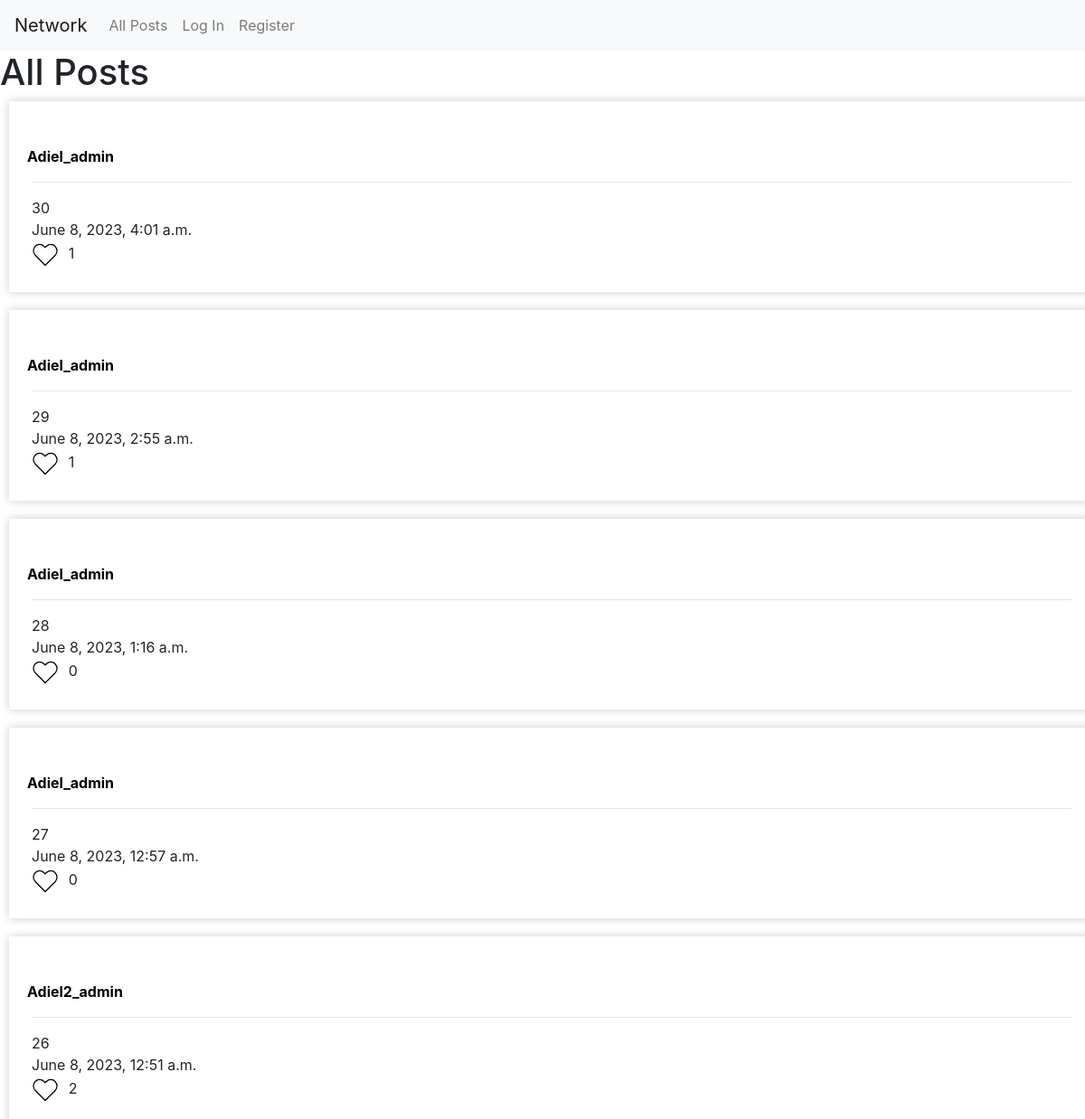
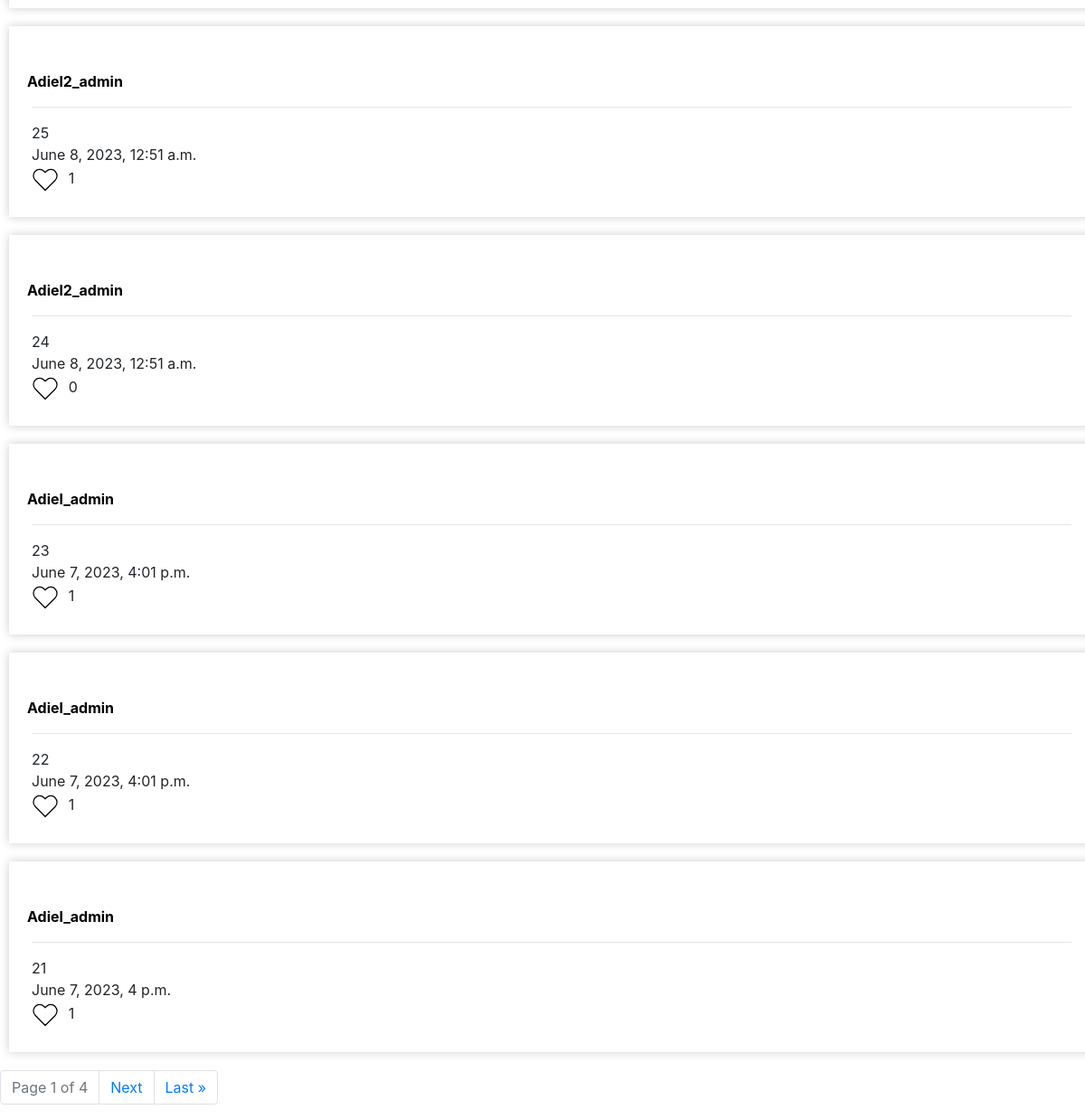
Page /all_posts on the committed database (2 pictures, top to bottom).
### network/models.py (models this page shows, shortened)
class Post(models.Model):
    user = models.ForeignKey("User", on_delete =models.CASCADE, related_name='author')
    content = models.CharField(blank=True,max_length=250,default='')
    date = models.DateTimeField(auto_now_add = True)
    likes = models.IntegerField(default=0)

class User(AbstractUser):
    follower_count = models.PositiveIntegerField(default=0)
    following_count = models.PositiveIntegerField(default=0)

### network/views.py (the view)
# urls.py: path('all_posts', views.all_posts, name='all_posts'),
def all_posts(request):
    posts = Post.objects.all().order_by('-date')
    paginator = Paginator(posts,10)
    page_number = request.GET.get('page')
    page_obj = paginator.get_page(page_number)
    num_posts = len(page_obj)
    liked_posts = []
    if request.user.is_authenticated:
        for post in posts:
            like = Like.objects.filter(user=request.user, post=post).exists()
            if like:
                liked_posts.append(post.id)
    return render(request, "network/all_posts.html", {
        'page_obj': page_obj,
        'liked_posts':liked_posts,
        'num_posts':num_posts
    })

### network/templates/network/all_posts.html (shortened to what this page needs)
{% extends "network/layout.html" %}
{% load static %}
{% block body %}
<section><h1 id='title'>All Posts<h1></section>
<div id="posts">
  {% for post in page_obj%}
  <div id="all_post_border_{{ forloop.counter }}" class="all_post_border" >
    <br>
    <div class="All-Post-div" id="All-Post-div-{{forloop.counter}}">
      <a id='post_author_button_{{forloop.counter}}' class="post_author_button" href="{% url 'profile_of_users' post.user.username %}"><b style="color: black;">{{ post.user|capfirst }}</b></a><hr>
      <div id='post-elements-{{ forloop.counter }}'>
      <div id="post_content-{{forloop.counter}}" data-post-id="{{post.id}}">
      {{post.content}}
      </div>
      <div class='date'>{{post.date}}</div>
        <div class='likes'>
          <form id="like-form_{{ forloop.counter }}">
            <button id="like-button_{{ post.id }}" class="{% if post.id in liked_posts %}red-heart{% else %}like-form{% endif %}">
            </button>
            <span id="like-count-{{ post.id }}">{{ post.likes }}</span>
          </form>
        </div>
      </div>
    </div>
  </div>
</div>
{% endfor %}
<nav aria-label="Page navigation example">
  <ul class="pagination">
    <li class="page-item disabled"><a href="#" class="page-link">Page {{ page_obj.number }} of {{ page_obj.paginator.num_pages }}</a></li>
    {% if page_obj.has_next %}
      <li class="page-item"><a id='next' href="?page={{ page_obj.next_page_number }}" class="page-link">Next</a></li>
      <li class="page-item"><a  href="?page={{ page_obj.paginator.num_pages }}" class="page-link">Last &raquo;</a></li>
    {% endif %}
  </ul>
</nav>
{% endblock %}

### network/static/network/styles.css (style rules this page uses)
button { background: none; border: none; cursor: pointer; }
.all_post_border { width: 100%; margin-left: 10px; box-shadow: 0 0 10px rgba(0, 0, 0, 0.2); padding: 25px; margin-bottom: 20px; }
.heart-icon { height: 30px; margin-right: -35px; margin-left: -6px; transition: stroke 0.2s ease-in-out; }
.post_author_button { margin-left: -5px; }

### rows in the picture
Post: user "Adiel_admin", content "30", date "June 8, 2023, 4:01 a.m.", likes "1"
Post: user "Adiel_admin", content "29", date "June 8, 2023, 2:55 a.m.", likes "1"
Post: user "Adiel_admin", content "28", date "June 8, 2023, 1:16 a.m.", likes "0"
Post: user "Adiel_admin", content "27", date "June 8, 2023, 12:57 a.m.", likes "0"
Post: user "Adiel2_admin", content "26", date "June 8, 2023, 12:51 a.m.", likes "2"
Post: user "Adiel2_admin", content "25", date "June 8, 2023, 12:51 a.m.", likes "1"
Post: user "Adiel2_admin", content "24", date "June 8, 2023, 12:51 a.m.", likes "0"
Post: user "Adiel_admin", content "23", date "June 7, 2023, 4:01 p.m.", likes "1"
Post: user "Adiel_admin", content "22", date "June 7, 2023, 4:01 p.m.", likes "1"
Post: user "Adiel_admin", content "21", date "June 7, 2023, 4 p.m.", likes "1"

### other values in the picture
{{ page_obj.number }} "1"
{{ page_obj.paginator.num_pages }} "4"
